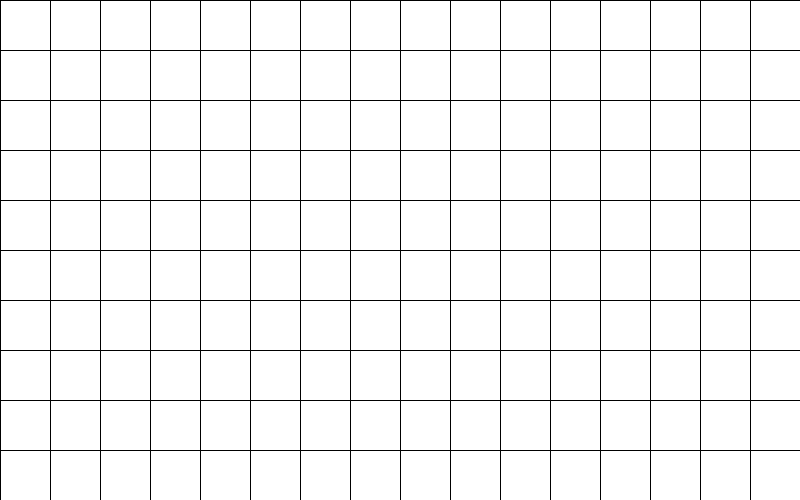
Frame 1 (no input)
Frame 60 (the mouse pressed at the canvas centre just before this capture): identical to frame 1, image omitted
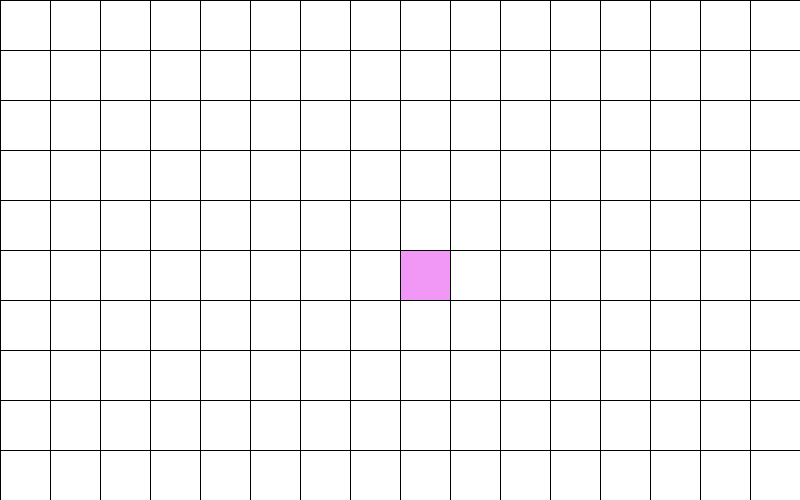
Frame 120 (the mouse held since frame 60 and released just before this capture)

The Processing sketch that drew these frames (run headless with seeded random() and noise(); from frame 60 on, the mouse is pressed at the canvas centre):

// Processing sketch: week06_1
// ── week06_1.pde
//week06-1 好玩的程式設計
//Flie-Preference偏好設定,字型放大,接續上周的week05-5
int[][]b=new int[10][16];//Java的2D陣列
void setup(){
  size(800,500);//視窗大小800x500
}
void draw(){
  background(255);//背景白色
  for(int i=0;i<10;i++){//左手i的for(迴圈)對應y座標
    for(int j=0;j<16;j++){//右手j的for(迴圈)對應x座標
      if(b[i][j]==1)fill(#F198F7);//如果陣列有1,就放淡紫色
      else fill(255);//否則,就放白色
      rect(j*50,i*50,50,50);//小格子(右手j對應x座標,左手i對應y座標)
    }
  }
}
void mousePressed(){
  int i=mouseY/50,j=mouseX/50;//左手i對應y座標,右手j對應x座標
  b[i][j]=1;//設成1,等一下會畫紫色
}

    
